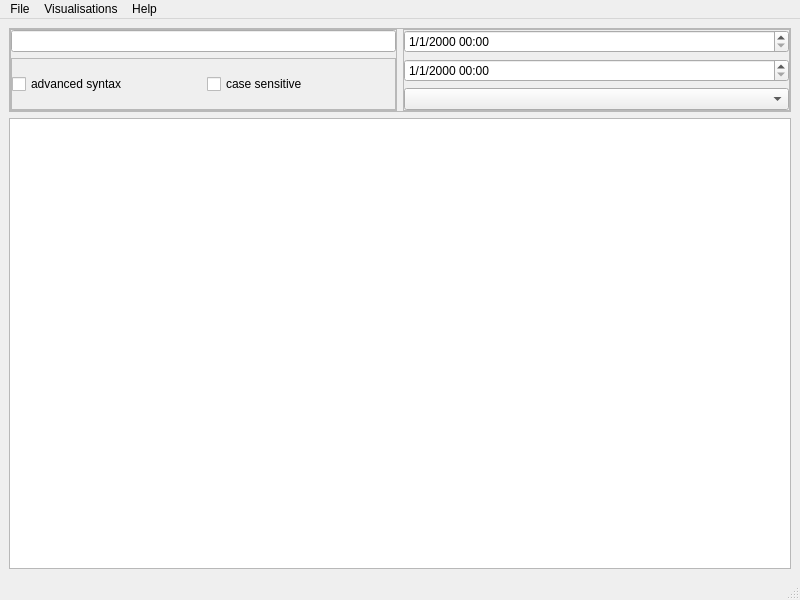
<?xml version="1.0" encoding="UTF-8"?>
<ui version="4.0">
 <class>QtAnalyzerWindow</class>
 <widget class="QMainWindow" name="QtAnalyzerWindow">
  <property name="geometry">
   <rect>
    <x>0</x>
    <y>0</y>
    <width>800</width>
    <height>600</height>
   </rect>
  </property>
  <property name="windowTitle">
   <string>WorkerTracker Analyzer</string>
  </property>
  <widget class="QWidget" name="centralwidget">
   <layout class="QVBoxLayout" name="verticalLayout">
    <item>
     <widget class="QFrame" name="frame_2">
      <property name="frameShape">
       <enum>QFrame::StyledPanel</enum>
      </property>
      <property name="frameShadow">
       <enum>QFrame::Raised</enum>
      </property>
      <layout class="QHBoxLayout" name="horizontalLayout_2">
       <property name="leftMargin">
        <number>0</number>
       </property>
       <property name="topMargin">
        <number>0</number>
       </property>
       <property name="rightMargin">
        <number>0</number>
       </property>
       <property name="bottomMargin">
        <number>0</number>
       </property>
       <item>
        <widget class="QFrame" name="frame_3">
         <property name="sizePolicy">
          <sizepolicy hsizetype="Expanding" vsizetype="Preferred">
           <horstretch>0</horstretch>
           <verstretch>0</verstretch>
          </sizepolicy>
         </property>
         <property name="frameShape">
          <enum>QFrame::StyledPanel</enum>
         </property>
         <property name="frameShadow">
          <enum>QFrame::Raised</enum>
         </property>
         <layout class="QVBoxLayout" name="verticalLayout_2">
          <property name="leftMargin">
           <number>0</number>
          </property>
          <property name="topMargin">
           <number>0</number>
          </property>
          <property name="rightMargin">
           <number>0</number>
          </property>
          <property name="bottomMargin">
           <number>0</number>
          </property>
          <item>
           <widget class="QLineEdit" name="searchText">
            <property name="sizePolicy">
             <sizepolicy hsizetype="Expanding" vsizetype="Fixed">
              <horstretch>0</horstretch>
              <verstretch>0</verstretch>
             </sizepolicy>
            </property>
           </widget>
          </item>
          <item>
           <widget class="QFrame" name="frame_4">
            <property name="frameShape">
             <enum>QFrame::StyledPanel</enum>
            </property>
            <property name="frameShadow">
             <enum>QFrame::Raised</enum>
            </property>
            <layout class="QHBoxLayout" name="horizontalLayout">
             <property name="leftMargin">
              <number>0</number>
             </property>
             <property name="topMargin">
              <number>0</number>
             </property>
             <property name="rightMargin">
              <number>0</number>
             </property>
             <property name="bottomMargin">
              <number>0</number>
             </property>
             <item>
              <widget class="QCheckBox" name="checkBox">
               <property name="text">
                <string>advanced syntax</string>
               </property>
              </widget>
             </item>
             <item>
              <widget class="QCheckBox" name="caseSensitiveCheckBox">
               <property name="sizePolicy">
                <sizepolicy hsizetype="Minimum" vsizetype="Fixed">
                 <horstretch>0</horstretch>
                 <verstretch>0</verstretch>
                </sizepolicy>
               </property>
               <property name="text">
                <string>case sensitive</string>
               </property>
              </widget>
             </item>
            </layout>
           </widget>
          </item>
         </layout>
        </widget>
       </item>
       <item>
        <widget class="QFrame" name="frame">
         <property name="sizePolicy">
          <sizepolicy hsizetype="MinimumExpanding" vsizetype="Preferred">
           <horstretch>0</horstretch>
           <verstretch>0</verstretch>
          </sizepolicy>
         </property>
         <property name="frameShape">
          <enum>QFrame::StyledPanel</enum>
         </property>
         <property name="frameShadow">
          <enum>QFrame::Raised</enum>
         </property>
         <layout class="QVBoxLayout" name="verticalLayout_3">
          <property name="leftMargin">
           <number>0</number>
          </property>
          <property name="topMargin">
           <number>0</number>
          </property>
          <property name="rightMargin">
           <number>0</number>
          </property>
          <property name="bottomMargin">
           <number>0</number>
          </property>
          <item>
           <widget class="QDateTimeEdit" name="fromDateTimeEdit">
            <property name="sizePolicy">
             <sizepolicy hsizetype="MinimumExpanding" vsizetype="Fixed">
              <horstretch>0</horstretch>
              <verstretch>0</verstretch>
             </sizepolicy>
            </property>
            <property name="displayFormat">
             <string>d/M/yyyy HH:mm</string>
            </property>
           </widget>
          </item>
          <item>
           <widget class="QDateTimeEdit" name="toDateTimeEdit">
            <property name="displayFormat">
             <string>d/M/yyyy HH:mm</string>
            </property>
           </widget>
          </item>
          <item>
           <widget class="QComboBox" name="dateSelectorComboBox"/>
          </item>
         </layout>
        </widget>
       </item>
      </layout>
     </widget>
    </item>
    <item>
     <widget class="QTreeView" name="treeView"/>
    </item>
   </layout>
  </widget>
  <widget class="QMenuBar" name="menubar">
   <property name="geometry">
    <rect>
     <x>0</x>
     <y>0</y>
     <width>800</width>
     <height>28</height>
    </rect>
   </property>
   <widget class="QMenu" name="menuFile">
    <property name="title">
     <string>File</string>
    </property>
    <addaction name="loadDataFileAction"/>
   </widget>
   <widget class="QMenu" name="menuVisualisations">
    <property name="title">
     <string>Visualisations</string>
    </property>
    <addaction name="visualizeCurrentViewAction"/>
   </widget>
   <widget class="QMenu" name="menuHelp">
    <property name="title">
     <string>Help</string>
    </property>
    <addaction name="aboutAction"/>
   </widget>
   <addaction name="menuFile"/>
   <addaction name="menuVisualisations"/>
   <addaction name="menuHelp"/>
  </widget>
  <widget class="QStatusBar" name="statusBar"/>
  <action name="actionConfiguration">
   <property name="text">
    <string>Configuration...</string>
   </property>
  </action>
  <action name="loadDataFileAction">
   <property name="text">
    <string>Load data file...</string>
   </property>
   <property name="shortcut">
    <string>Ctrl+O</string>
   </property>
  </action>
  <action name="visualizeCurrentViewAction">
   <property name="text">
    <string>Visualize Current View...</string>
   </property>
   <property name="shortcut">
    <string>Ctrl+T</string>
   </property>
  </action>
  <action name="aboutAction">
   <property name="text">
    <string>About...</string>
   </property>
   <property name="shortcut">
    <string>F1</string>
   </property>
  </action>
 </widget>
 <resources/>
 <connections/>
</ui>
